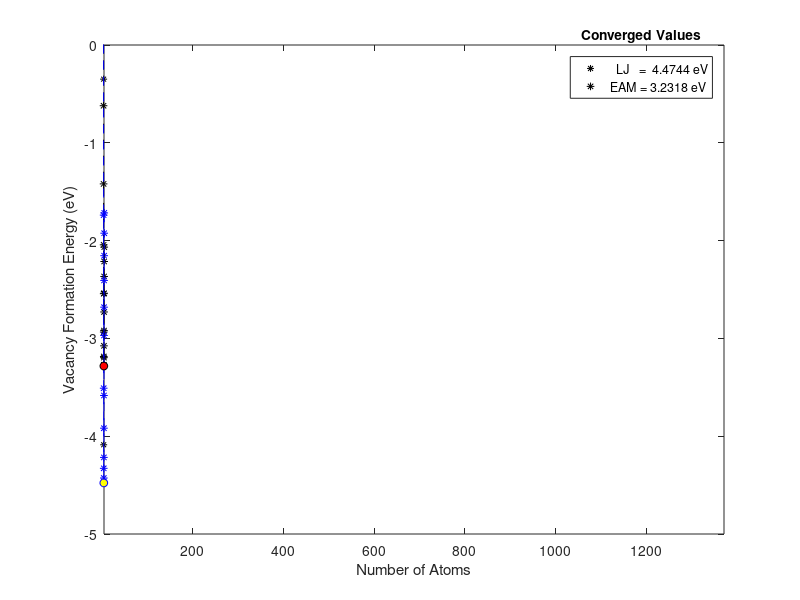

The MATLAB source for this figure:
%% MS Lab2
clear; clc; close all;

%% Tutorial 2
a = [3.0 3.1 3.2 3.3 3.4 3.5 3.6 3.7 3.8 3.9 4.0...
    4.1 4.2 4.3 4.4 4.5 4.6 4.7 4.8 4.9 5.0];
Etotlj = [9.96567496490893;4.38654652306884;-0.349063127438108;...
    -4.08772209644045;-7.05239777384006;-9.24996862294402;...
    -10.8526701493103;-12.0363782859575;-12.8258245727982;...
    -13.2394307852542;-13.4177872966399;-13.4179451763361;...
    -13.2449881441355;-12.9291989495811;-12.5330361333102;...
    -12.0937632839879;-11.634992706341;-11.1627859324479;...
    -10.6530850882936;-10.0811626336944;-9.47540967050678].';

[Emin,Ei] = min(Etotlj);
% disp('equlibrium lattice parameter (Ang)')
% disp(a(Ei))
Ang = char(197);
plot(a,Etotlj,'*k','MarkerSize',5)
lgd = legend(['Minimum Energy = ',num2str(a(Ei)),' ',Ang],...
    'Location','best');
title(lgd,'Equilibrium Lattice Parameter')
xlabel(['Lattice Parameter (',Ang,')'])
ylabel('Total Energy (eV)')
set(gcf,'position',[400,400,450,350])

%% 3 part ii
% LJ and EAM
a = 2.5:0.1:4.5;
Ecoh_eam = [23.2496145883705;10.4737334639288;4.64383357556833;...
    1.92741626487709;0.41542244749388;-0.620872630369922;...
    -1.42018051620361;-2.04319880498129;-2.54285272746703;...
    -2.93530815430567;-3.1847517886534;-3.27761557493295;...
    -3.27000147906758;-3.19682250291535;-3.07600337709585;...
    -2.92007488101555;-2.72979227587768;-2.5381232025536;...
    -2.36679251492858;-2.21365548618394;-2.06654219302478];
Ecoh_lj = [210.415845415224;119.110691777186;66.6985414328948;...
    35.8030189205043;17.8437836644785;7.35642476567895;...
    1.6319239936155;-1.73950163222451;-3.5091239957486;...
    -4.32840868084265;-4.46215199626927;-4.42750871841537;...
    -4.2167776510405;-3.91796312158995;-3.58361483707337;...
    -2.96984319808995;-2.6806228471449;-2.40710821974127;...
    -2.15436368019214;-1.92430303226737;-1.71698513619185];
% part i data
eamlat = 3.639;
eamE = -3.283;
ljlat = 3.534;
ljE = -4.478;
[~,a_eam] = min(Ecoh_eam);
[~,a_lj] = min(Ecoh_lj);
MS = 5.5;
Ang = char(197);
hold on
plot(a,Ecoh_eam,'*k','MarkerSize',MS)
plot(a,Ecoh_lj,'*b','MarkerSize',MS)
plot(a,Ecoh_eam,'--k','MarkerSize',MS)
plot(a,Ecoh_lj,'--b','MarkerSize',MS)
plot(eamlat,eamE,'o','MarkerSize',5.7,'MarkerFaceColor','r','MarkerEdgeColor','k')
plot(ljlat,ljE,'o','MarkerSize',5.7,'MarkerFaceColor','y','MarkerEdgeColor','b')
ylim([-5 0])
xlim([3 4.5])
lgd = legend('','','','',['EAM = ',num2str(eamlat),' ',Ang],...
    ['  LJ   = ',num2str(ljlat),' ',Ang],'Location','best');
title(lgd,'Lattice Parameter')
xlabel(['Lattice Parameter (',Ang,')'])
ylabel('Cohesive Energy (eV)')
set(gcf,'position',[400,400,450,350])

%% part 4 vacancies
% Energy min.
% EAM
% Total number of atoms = 2048
% Initial energy of atoms = -6723.82193895975
% Final energy of atoms = -6719.49088010725
% Vacancy formation energy = 1.04794267136731
% LJ
% Total number of atoms = 2048
% Initial energy of atoms = -9170.22739603237
% Final energy of atoms = -9161.30585044798
% Vacancy formation energy = 4.44389548867002

% Other method
% LJ baseline
% Etotb = -17.9106003828758;
% Nb = 4;
% ECohb = -4.47765009571895;
% Evacb = Etotb-(-Nb*ECohb);



% LJ converge
Etotlj = [-9.41278242184843 -134.329502871569 -474.630910146196...
    -1137.32312431258 -2229.86974766805 -3859.73438250981 -6134.38063113699];
N = [3 31 107 255 499 863 1371]+1;
Ecohlj = -1*[-3.13759414061614 -4.33320977005061 -4.43580289856258...
    -4.46009068357874 -4.46867684903417 -4.47246162515621 -4.47438412190882];
Evaclj = Etotlj-(-N.*Ecohlj);
% EAM converge
Etoteam = [-8.54644129249801;-99.439027184234;-345.103114375457;...
    -823.496542276313;-1612.19922070042;-2788.78846228253;-4430.84157964687].';
Ecoheam = [-2.848813764166;-3.20771055433013;-3.2252627511725;...
    -3.22939820500515;-3.23086016172429;-3.23150459128914;-3.23183193263813].';
Ecoheam = Ecoheam*-1;
Evaceam = Etoteam-(-N.*Ecoheam);
% plot
hold on
plot(N,Evaclj,'--*b',"LineWidth",1)
plot(N,Evaceam,'--*k',"LineWidth",1)
xlim([min(N) max(N)])
lgd = legend(['  LJ   =  ',num2str(Evaclj(7)),' eV'],...
    ['EAM = ',num2str(Evaceam(7)),' eV'],'Location','best');
title(lgd,'Converged Values')
xlabel('Number of Atoms')
ylabel('Vacancy Formation Energy (eV)')
set(gcf,'position',[400,400,450,350])












